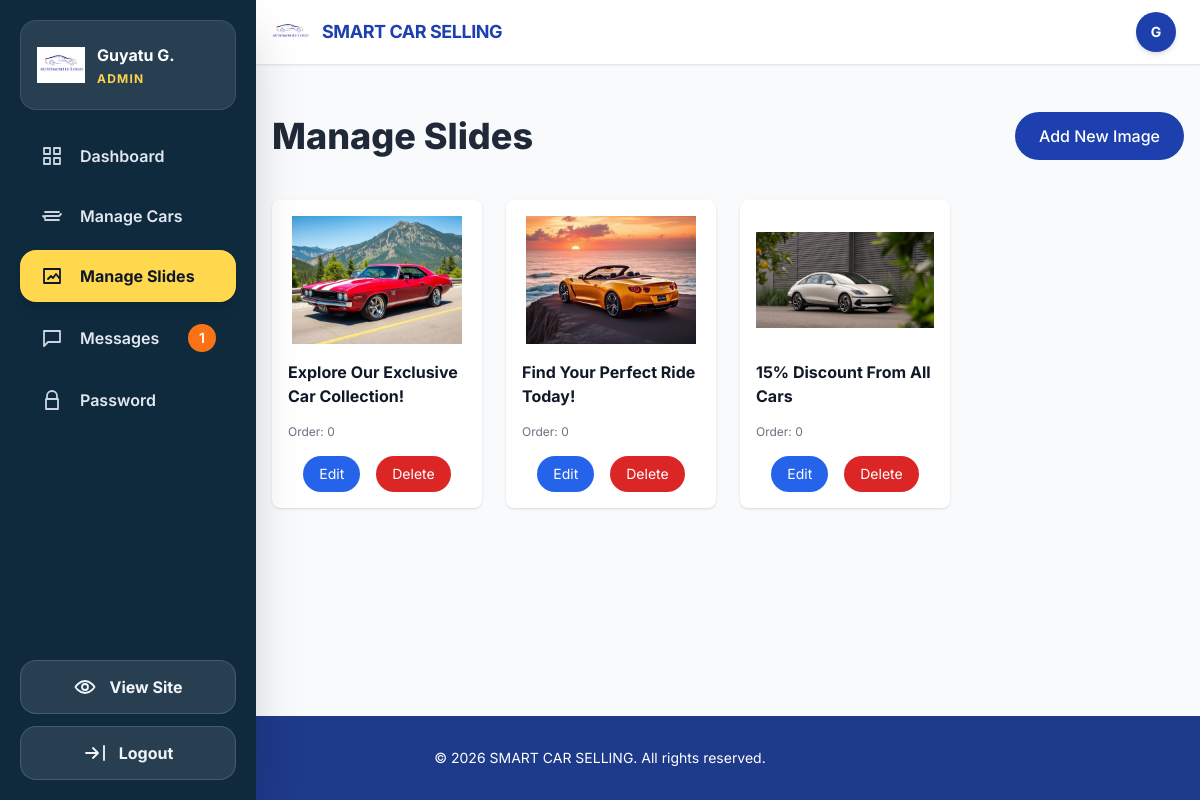
Screenshot of /admin/hero_images.php (signed in) with the database file from the repository.
### tables this page shows
CREATE TABLE IF NOT EXISTS `users` (
  `id` int(11) NOT NULL AUTO_INCREMENT,
  `username` varchar(50) NOT NULL,
  `password` varchar(255) NOT NULL,
  `role` enum('super_admin','admin','user') DEFAULT 'admin',
  `created_at` datetime DEFAULT current_timestamp(),
  `email` varchar(100) NOT NULL DEFAULT '',
  `name` varchar(100) NOT NULL DEFAULT '',
  `phone` varchar(20) DEFAULT NULL,
  `force_password_change` tinyint(1) NOT NULL DEFAULT 0,
  PRIMARY KEY (`id`)
);

CREATE TABLE IF NOT EXISTS `hero_images` (
  `id` int(11) NOT NULL AUTO_INCREMENT,
  `title` varchar(255) NOT NULL DEFAULT '',
  `description` text DEFAULT NULL,
  `image_path` varchar(500) NOT NULL,
  `order` int(11) DEFAULT 0,
  `created_at` timestamp NOT NULL DEFAULT current_timestamp(),
  `updated_at` timestamp NOT NULL DEFAULT current_timestamp() ON UPDATE current_timestamp(),
  PRIMARY KEY (`id`)
);

### site_settings.php (called while the page is built, shortened)
<?php
function get_site_settings(PDO $pdo): array
{
    $defaults = [
        'site_name' => 'Smart Car Selling',
        'tagline' => 'Premium Used Cars',
        'logo_path' => 'car.png',
        'contact_phone' => '',
        'contact_email' => '',
        'address' => '',
        'primary_color' => '#1E40AF',
        'accent_color' => '#F59E0B',
        'header_color' => '#F3F4F6',
        'footer_color' => '#172554',
    ];
    $stmt = $pdo->query('SELECT setting_key, setting_value FROM site_settings');
    foreach ($stmt->fetchAll(PDO::FETCH_ASSOC) as $setting) {
        if (array_key_exists($setting['setting_key'], $defaults)) {
            $defaults[$setting['setting_key']] = $setting['setting_value'];
        }
    }
    return $defaults;
}

### admin/session.php (called while the page is built, shortened)
<?php
require_once __DIR__ . '/config.php';
$stmt = $pdo->prepare("SELECT id, name, email, phone, role, force_password_change FROM users WHERE id = ? AND role IN ('admin', 'super_admin')");
$stmt->execute([$_SESSION['admin_id']]);
$admin = $stmt->fetch(PDO::FETCH_ASSOC);
$displayName = !empty($admin['name'])
    ? $admin['name']
    : ($admin['email'] ?: $admin['phone']);
require_once __DIR__ . '/../site_settings.php';
$siteSettings = get_site_settings($pdo);
$adminLogoPath = '../' . ltrim($siteSettings['logo_path'], '/');

### admin/hero_images.php (the view, shortened to what this page needs)
<?php
require_once __DIR__ . '/session.php';
$stmt = $pdo->query("SELECT * FROM hero_images ORDER BY `order` ASC, created_at DESC");
$images = $stmt->fetchAll(PDO::FETCH_ASSOC);
?>
<!DOCTYPE html>
<html lang="en" class="scroll-smooth">
<head>
  <script src="https://cdn.tailwindcss.com"></script>
</head>
<body class="bg-gray-100 dark:bg-gray-900 text-gray-900 dark:text-gray-100 min-h-screen flex flex-col">
  <?php include __DIR__ . '/header.php'; ?>
  <?php $activeSidebar = 'slides'; include __DIR__ . '/sidebar.php'; ?>
  <main id="main-content" class="flex-1 transition-all duration-300 bg-gray-50 w-full pt-16 px-4">
    <div class="max-w-7xl mx-auto py-12">
      <div class="flex justify-between items-center mb-10">
        <h1
          class="text-lg xs:text-xl sm:text-2xl md:text-3xl lg:text-4xl font-extrabold text-gray-800 whitespace-nowrap">
          Manage Slides</h1>
        <button id="add-image-btn"
          class="bg-primary hover:bg-blue-700 text-white px-4 py-2 sm:px-6 sm:py-3 rounded-full font-medium transition text-sm sm:text-base whitespace-nowrap">
          Add New Image
        </button>
      </div>
      <div class="grid grid-cols-2 lg:grid-cols-4 gap-6">
        <?php foreach ($images as $img): ?>
          <div class="bg-white dark:bg-gray-800 p-4 rounded-lg shadow">
            <img src="../<?= htmlspecialchars($img['image_path']) ?>" class="w-full h-32 object-contain rounded mb-4">
            <?php if (trim((string) $img['title']) !== ''): ?>
              <h3 class="font-bold text-sm sm:text-base leading-tight break-words mb-1">
                <?= htmlspecialchars($img['title']) ?></h3>
            <?php endif; ?>
            <p class="text-xs text-gray-500">Order: <?= (int) $img['order'] ?></p>
            <div class="mt-4 w-[96%] mx-auto flex justify-center gap-4">
              <a href="?edit=<?= $img['id'] ?>"
                class="bg-blue-600 hover:bg-blue-700 text-white px-4 py-2 rounded-full text-sm transition">Edit</a>
              <button onclick="deleteImage(<?= $img['id'] ?>)"
                class="bg-red-600 hover:bg-red-700 text-white px-4 py-2 rounded-full text-sm transition">Delete</button>
            </div>
          </div>
        <?php endforeach; ?>
      </div>
    </div>
  </main>
  <footer class="bg-blue-900 text-white py-8 text-center text-sm">
    &copy; <?= date('Y') ?> <?= htmlspecialchars(strtoupper($siteSettings['site_name']), ENT_QUOTES, 'UTF-8') ?>. All rights reserved.
  </footer>
</body>
</html>

### admin/header.php (shortened to what this page needs)
<header class="fixed left-0 right-0 top-0 z-50 border-b border-slate-200 bg-white shadow-sm">
  <div class="flex h-16 w-full items-center justify-between px-2 lg:h-16">
    <div id="header-left" class="flex items-center transition-all duration-300">
      <a href="dashboard.php" class="ml-1 flex items-center gap-3">
        <img src="<?= htmlspecialchars($adminLogoPath, ENT_QUOTES, 'UTF-8') ?>" alt="Logo"
          class="h-10 w-10 object-contain">
        <span class="max-w-[42vw] truncate text-base font-bold uppercase tracking-tight text-primary lg:text-lg">
          <?= htmlspecialchars($siteSettings['site_name'], ENT_QUOTES, 'UTF-8') ?>
        </span>
      </a>
    </div>
    <div class="pr-3 text-slate-900">
      <div class="relative">
        <button id="profile-btn" class="rounded-full p-1 transition" aria-label="Open profile menu">
          <span class="flex h-10 w-10 items-center justify-center rounded-full bg-primary text-sm font-bold text-white shadow-md">
            <?= htmlspecialchars(strtoupper(substr($displayName, 0, 1)), ENT_QUOTES, 'UTF-8') ?>
          </span>
        </button>
      </div>
    </div>
  </div>
</header>

### admin/sidebar.php (shortened to what this page needs)
<?php
$unreadMessages = 0;
try {
    $unreadMessages = (int) $pdo->query("SELECT COUNT(*) FROM contact_messages WHERE is_read = 0")->fetchColumn();
} catch (Throwable $e) {
    $unreadMessages = 0;
}
$activeSidebar = $activeSidebar ?? '';
$nameParts = preg_split('/\s+/', trim((string) $displayName)) ?: [];
$firstName = $nameParts[0] ?? '';
$firstName = $firstName !== '' ? mb_strtoupper(mb_substr($firstName, 0, 1)) . mb_substr($firstName, 1) : 'Admin';
$shortName = $firstName;
if (isset($nameParts[1]) && trim($nameParts[1]) !== '') {
    $shortName .= ' ' . mb_strtoupper(mb_substr(trim($nameParts[1]), 0, 1)) . '.';
}
$navItems = [
    'dashboard' => ['Dashboard', 'dashboard.php', '<path stroke-linecap="round" stroke-linejoin="round" stroke-width="1.8" d="M4 4h6v6H4zm10 0h6v6h-6zM4 14h6v6H4zm10 0h6v6h-6z"/>'],
    'cars' => ['Manage Cars', 'cars.php', '<path stroke-linecap="round" stroke-linejoin="round" stroke-width="1.8" d="M5 12h14M5 8h14M5 16h14M3 12l2 2m14-2l2-2"/>'],
    'slides' => ['Manage Slides', 'hero_images.php', '<path stroke-linecap="round" stroke-linejoin="round" stroke-width="1.8" d="M4 5h16v14H4zm4 10l3-3 2 2 3-4 4 5"/>'],
    'messages' => ['Messages', 'messages.php', '<path stroke-linecap="round" stroke-linejoin="round" stroke-width="1.8" d="M4 5h16v11H8l-4 4V5z"/>'],
];
?>
<aside id="sidebar"
  class="fixed inset-y-0 left-0 z-50 flex w-64 -translate-x-full flex-col bg-[#0f2a3d] text-white shadow-2xl transition-transform duration-300 ease-in-out">
  <div class="mx-5 mt-5 flex items-center justify-between rounded-2xl border border-white/10 bg-white/10 px-4 py-5">
    <a href="dashboard.php" class="flex min-w-0 items-center gap-3 overflow-hidden">
      <img src="<?= htmlspecialchars($adminLogoPath, ENT_QUOTES, 'UTF-8') ?>" alt="Logo" class="h-12 w-12 flex-shrink-0 object-contain">
      <span class="min-w-0">
        <span class="block truncate text-base font-bold"><?= htmlspecialchars($shortName, ENT_QUOTES, 'UTF-8') ?></span>
        <span class="mt-1 block text-xs font-bold tracking-widest text-amber-300"><?= $admin['role'] === 'super_admin' ? 'SUPER ADMIN' : 'ADMIN' ?></span>
      </span>
    </a>
  </div>
  <nav class="mt-5 flex-1 overflow-y-auto px-5 pb-4">
    <ul class="space-y-2">
      <?php foreach ($navItems as $key => [$label, $href, $icon]): ?>
        <li>
          <a href="<?= htmlspecialchars($href, ENT_QUOTES, 'UTF-8') ?>"
            class="<?= $activeSidebar === $key
              ? 'flex items-center gap-4 rounded-2xl bg-[#FFD84D] px-5 py-3.5 text-base font-bold text-slate-900 shadow-lg'
              : 'flex items-center gap-4 rounded-xl px-5 py-3.5 text-base font-semibold text-slate-200 transition hover:bg-white/10 hover:text-white' ?>">
            <svg class="h-6 w-6 <?= $activeSidebar === $key ? '' : 'text-slate-300' ?>" fill="none" stroke="currentColor" viewBox="0 0 24 24"><?= $icon ?></svg>
            <span><?= htmlspecialchars($label, ENT_QUOTES, 'UTF-8') ?></span>
            <?php if ($key === 'messages' && $unreadMessages > 0): ?>
              <span class="ml-auto flex h-7 w-7 items-center justify-center rounded-full bg-orange-500 text-sm text-white"><?= $unreadMessages ?></span>
            <?php endif; ?>
          </a>
        </li>
      <?php endforeach; ?>
      <li>
        <a href="change_password.php" class="<?= $activeSidebar === 'password'
          ? 'flex items-center gap-4 rounded-2xl bg-[#FFD84D] px-5 py-3.5 text-base font-bold text-slate-900 shadow-lg'
          : 'flex items-center gap-4 rounded-xl px-5 py-3.5 text-base font-semibold text-slate-200 transition hover:bg-white/10 hover:text-white' ?>">
          <svg class="h-6 w-6 <?= $activeSidebar === 'password' ? '' : 'text-slate-300' ?>" fill="none" stroke="currentColor" viewBox="0 0 24 24"><path stroke-linecap="round" stroke-linejoin="round" stroke-width="1.8" d="M7 11V8a5 5 0 0110 0v3m-11 0h12v10H6V11z"/></svg>
          Password
        </a>
      </li>
    </ul>
  </nav>
  <div class="space-y-3 px-5 pb-5">
    <a href="../index.php" target="_blank" rel="noopener noreferrer"
      class="flex items-center justify-center gap-3 rounded-2xl border border-white/15 bg-white/10 py-3.5 text-base font-bold text-slate-100 transition hover:bg-white/15">
      <svg class="h-6 w-6" fill="none" stroke="currentColor" viewBox="0 0 24 24"><path stroke-linecap="round" stroke-linejoin="round" stroke-width="1.8" d="M2.5 12s3.5-6 9.5-6 9.5 6 9.5 6-3.5 6-9.5 6-9.5-6-9.5-6zm9.5 3a3 3 0 100-6 3 3 0 000 6z"/></svg>
      View Site
    </a>
    <form action="logout.php" method="POST" data-confirm-title="Log out?" data-confirm-message="Are you sure you want to log out of the admin panel?" data-confirm-button="Log out">
      <button type="submit"
        class="flex w-full items-center justify-center gap-3 rounded-2xl border border-white/15 bg-white/10 py-3.5 text-base font-bold text-slate-100 transition hover:border-red-400/40 hover:bg-red-500/10">
        <svg class="h-6 w-6" fill="none" stroke="currentColor" viewBox="0 0 24 24"><path stroke-linecap="round" stroke-linejoin="round" stroke-width="1.8" d="M10 17l5-5-5-5m5 5H3m18 7V5"/></svg>
        Logout
      </button>
    </form>
  </div>
</aside>

### admin/header.php (style rules this page uses)
@media (min-width: 1024px) { #sidebar { transform: translateX(0) !important; } }
@media (min-width: 1024px) { #main-content { margin-left: 256px !important; width: calc(100% - 256px) !important; } }
@media (min-width: 1024px) { #header-left { margin-left: 258px !important; } }

### rows the page displays
users: name "G", name "Guyatu G."
hero_images: image_path (picture), title "Explore Our Exclusive Car Collection!", order "0"
hero_images: image_path (picture), title "Find Your Perfect Ride Today!", order "0"
hero_images: image_path (picture), title "15% Discount From All Cars", order "0"

### other values shown
$siteSettings['site_name'] "SMART CAR SELLING"
$label "Dashboard"
$label "Manage Cars"
$label "Manage Slides"
$label "Messages"
$unreadMessages "1"
